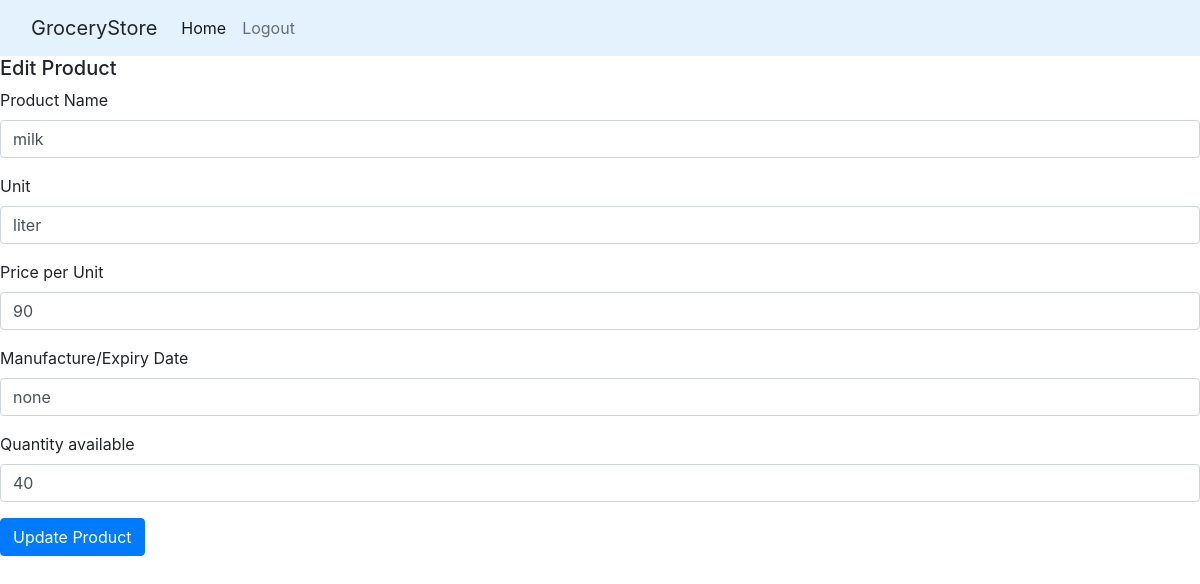
The app's page /admin/editproduct/1 with its own data.
### application/models.py (models this page shows)
class Products(db.Model):
    __tablename__ = 'Products'
    P_ID = db.Column(db.Integer,autoincrement=True, primary_key=True, unique=True, nullable=False)
    C_ID = db.Column(db.Integer, db.ForeignKey("Categories.C_ID",ondelete='CASCADE') ,nullable=False )
    P_name = db.Column(db.String , nullable=False)
    unit = db.Column(db.String )
    price_per_unit = db.Column(db.Integer , nullable=False)
    manf_exp_Date = db.Column(db.String , nullable=True)
    umo_id = db.Column(db.Integer , db.ForeignKey("uom.uom_id",ondelete='CASCADE'),nullable=False)
    avable_qunty = db.Column(db.Integer)
    remaining_quantity = db.Column(db.Integer, nullable=False)
    category = db.relationship("Categories", back_populates="products")

### application/controllers.py (the view, shortened to what this page needs)
@app.route("/admin/editproduct/<int:product_id>", methods=["GET", "POST"])
def editproduct(product_id):
    product = Products.query.get_or_404(product_id)
    return render_template("admin/editproduct.html", product=product)

### templates/admin/editproduct.html
{% extends "base1.html" %}
{% block content %}
<h5>Edit Product</h5>
<form method="POST">
  <div class="form-group">
    <label for="productName">Product Name</label>
    <input type="text" class="form-control" id="productName" name="NewProductName" value="{{ product.P_name }}">
  </div>
  <div class="form-group">
    <label for="unit">Unit</label>
    <input type="text" class="form-control" id="unit" name="unit" value="{{ product.unit }}">
  </div>
  <div class="form-group">
    <label for="pricePerUnit">Price per Unit</label>
    <input type="number" class="form-control" id="pricePerUnit" name="price_per_unit" value="{{ product.price_per_unit }}">
  </div>
  <div class="form-group">
    <label for="manfExpDate">Manufacture/Expiry Date</label>
    <input type="text" class="form-control" id="manfExpDate" name="manf_exp_date" value="{{ product.manf_exp_Date }}">
  </div>
  <div class="form-group">
    <label for="avableQunty">Quantity available</label>
    <input type="number" class="form-control" id="avableQunty" name="avable_qunty" value="{{ product.avable_qunty }}">
  </div>
  <button type="submit" class="btn btn-primary">Update Product</button>
</form>
{% endblock %}

### records on screen
Products: NewProductName "milk", unit "liter", price_per_unit "90", manf_exp_date "none", avable_qunty "40"
